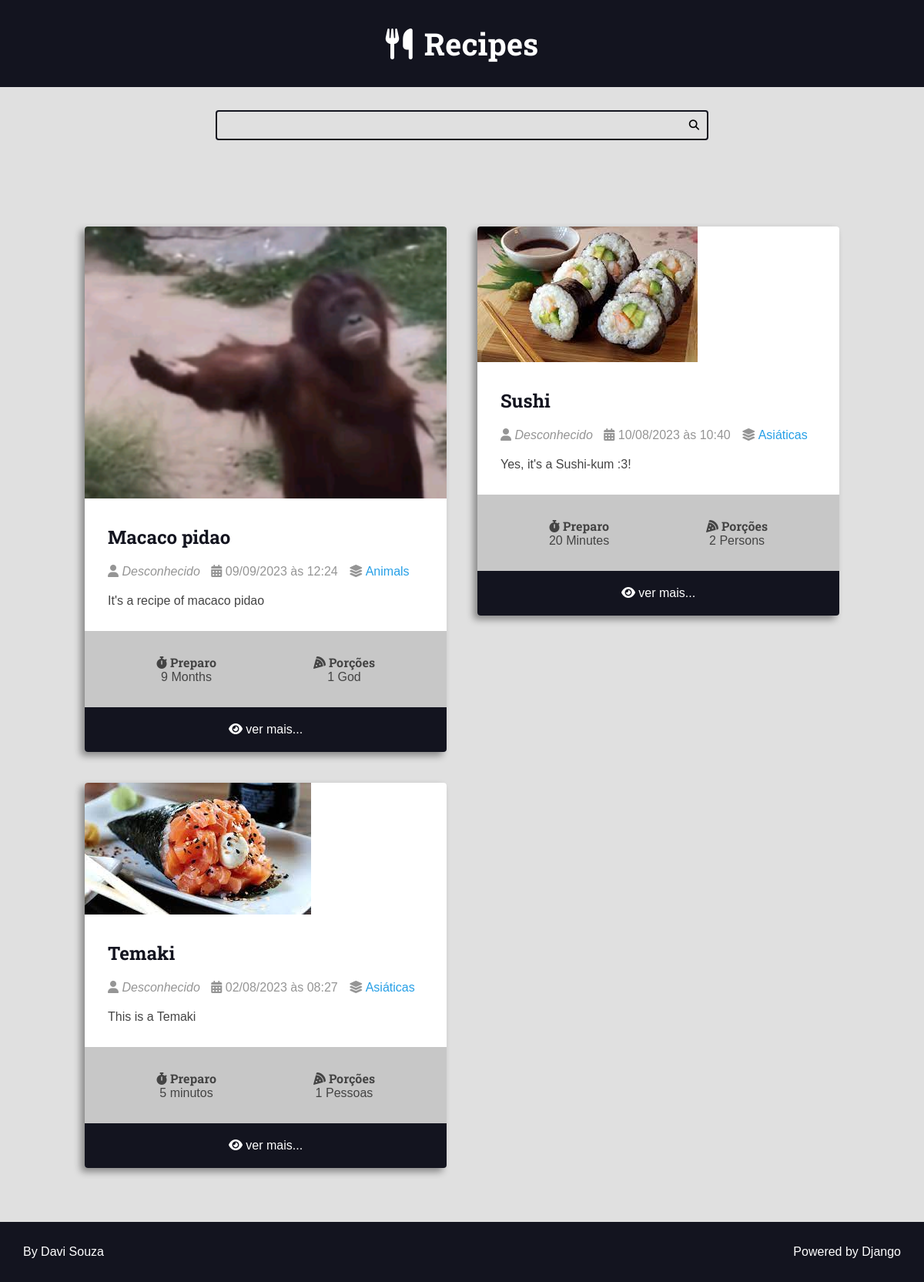
The page / on the database its author committed.
### recipes/models.py (models this page shows, shortened)
class Recipe(models.Model):
    title = models.CharField(max_length=65)
    description = models.CharField(max_length=165)
    slug = models.SlugField(blank=True, unique=True)
    preparation_time = models.IntegerField()
    preparation_time_unit = models.CharField(max_length=65)
    servings = models.IntegerField()
    servings_unit = models.CharField(max_length=65)
    preparation_steps = models.TextField()
    preparation_steps_is_html = models.BooleanField(default=False)
    created_at = models.DateTimeField(auto_now_add=True)
    updated_at = models.DateTimeField(auto_now=True)
    is_published = models.BooleanField(default=False)
    cover = models.ImageField(
        upload_to='recipes/covers/%Y/%m/%d/', blank=True, null=True)
    category = models.ForeignKey(
        Category, on_delete=models.SET_NULL, null=True, blank=True,
        default=None)
    author = models.ForeignKey(
        Authors, on_delete=models.SET_NULL, null=True)

class Category(models.Model):
    name = models.CharField(max_length=65)

### recipes/views.py (the view)
# urls.py: 2. Add a URL to urlpatterns:  path('', views.home, name='home')
def home(request):
    recipes = Recipe.objects.filter(
        is_published=True).order_by('-created_at')
    page_obj, pagination_range = make_pagination(request, recipes, PER_PAGE)
    context = {'recipes': page_obj,
               'not_recipes': True,
               'pagination_range': pagination_range, }
    if not recipes:
        return render(request, 'recipes/pages/404_error.html', context,
                      status=404)
    return render(request, 'recipes/pages/home.html', context, status=200)

### utils/pagination.py (called while the page is built)
def make_pagination(request, queryset, per_page, qty_pages=4):
    try:
        current_page = int(request.GET.get('page', 1))
    except ValueError:
        current_page = 1
    paginator = Paginator(queryset, per_page)
    page_obj = paginator.get_page(current_page)
    pagination_range = make_pagination_range(
        paginator.page_range,
        qty_pages,
        current_page
    )
    return page_obj, pagination_range

### recipes/templates/recipes/pages/home.html (shortened to what this page needs)
{% extends 'global/base.html' %}
{% block content %}
    <br><br>{% include "authors/partials/login_message.html" %}<br><br>
    <div class="main-content main-content-list container">
        {% for recipe in recipes %}
            {% include '../partials/recipe-cards.html' %}
        {% endfor %}
    </div>
{% endblock content %}

### recipes/templates/recipes/partials/recipe-cards.html (shortened to what this page needs)
<div class="recipe recipe-list-item">
    <div class="recipe-cover">
        {% if recipe.cover %}
        <a href="{% url 'recipes:recipe' recipe.slug %}">
            <img src="{{recipe.cover.url}}" alt="Temp">
        </a>
        {% endif %}
    </div>
    <div class="recipe-title-container">
        <h2 class="recipe-title">
            <a href="{% url 'recipes:recipe' recipe.slug %}">
                {{recipe.title}}
            </a>
        </h2>
    </div>
    <div class="recipe-author">
        <span class="recipe-author-item">
            <i class="fas fa-user"></i>
            {% if recipe.author is not None %}
            {% if recipe.author.first_name %}
            {{recipe.author.first_name}} {{recipe.author.last_name}}
            {% else %}
            {{recipe.author.username}}
            {% endif %}
            {% else %}
            <em>Desconhecido</em>
            {% endif %}
        </span>
        <span class="recipe-author-item">
            <i class="fas fa-calendar-alt"></i>
            {{recipe.created_at|date:"d/m/Y"}} às {{recipe.created_at|date:"H:i"}}
        </span>
        {% if recipe.category is not None %}
        <span class="recipe-author-item">
            <i class="fas fa-layer-group"></i>
            <span> <a href="{% url 'recipes:category' recipe.category.id %}"> {{recipe.category.name}} </a> </span>
        </span>
        {% endif %}
    </div>
    <div class="recipe-content">
        <p> {{recipe.description}} </p>
    </div>
    <div class="recipe-meta-container">
        <div class="recipe-meta recipe-preparation">
            <h3 class="recipe-meta-title"><i class="fas fa-stopwatch"></i> Preparo</h3>
            <div class="recipe-meta-text">
                {{recipe.preparation_time}} {{recipe.preparation_time_unit}}
            </div>
        </div>
        <div class="recipe-meta recipe-servings">
            <h3 class="recipe-meta-title"><i class="fas fa-pizza-slice"></i> Porções</h3>
            <div class="recipe-meta-text">
                {{recipe.servings}} {{recipe.servings_unit}}
            </div>
        </div>
    </div>
    {% if not is_detail_page %}
    <footer class="recipe-footer">
        <a class="recipe-read-more button button-dark button-full-width" href="{% url 'recipes:recipe' recipe.slug%}">
            <i class="fas fa-eye"></i>
            <span>ver mais...</span>
        </a>
    </footer>
    {% endif %}
</div>

### static/global/css/styles.css (style rules this page uses)
:root { --color-primary: #269fe6; --color-primary-hover: #2086c2; --color-primary-dark: #13141f; --color-primary-dark-hover: #212336; --color-primary-light: #d4ecfa; --color-primary-light-hover: #bdd8e7; --color-white: #fff; --color-black: #000; --color-dark-text: #444; --color-info-light: #cce5ff; --color-debug-light: #cce5ff; --color-success-light: #d4edda; --color-alert-light: #fff3cd; --color-warning-light: #fff3cd; --color-error-light: #f8d7da; --color-info-dark: #4d86c4; --color-debug-dark: #4d86c4; --color-success-dark: #4a9c5d; --color-alert-dark: #927f40; --color-warning-dark: #927f40; --color-error-dark: #cc2e3b; --color-error-dark-hover: #b83842; --color-gray-0: #f9f9f9; --color-gray-1: #e0e0e0; --color-gray-2: #c7c7c7; --color-gray-3: #aeaeae; --color-gray-4: #959595; --color-gray-5: #7d7d7d; --color-gray-6: #646464; --color-gray-7: #4b4b4b; --color-gray-8: #323232; --color-gray-9: #191919; --font-primary: sans-serif; --font-headings: 'Roboto Slab', serif; --spacing-gutter-medium: 3rem; --spacing-gutter-large: 4rem; }
* { padding: 0; margin: 0; box-sizing: border-box; }
html { font-size: 62.5%; }
body { background: var(--color-gray-1); font-size: 1.6rem; font-family: var(--font-primary); color: var(--color-dark-text); }
h1, h2, h3, h4, h5, h6 { font-family: var(--font-headings); }
img { max-width: 100%; }
.container { max-width: 144rem; margin: 0 auto; padding: var(--spacing-gutter-medium); }
.main-content { padding-top: 0; }
.main-content-list { display: grid; grid-template-columns: repeat(auto-fit, minmax(340px, 1fr)); gap: var(--spacing-gutter-large); }
.recipe { background: var(--color-white); box-shadow: -5px 5px 10px rgba(0, 0, 0, .4); transform: scale(1); transition: all 250ms ease-in-out; border-radius: 4px; overflow: hidden; }
.recipe img { max-width: 100%; }
.recipe-list-item { max-width: 64rem; height: fit-content; }
.recipe-title-container { padding: var(--spacing-gutter-medium); padding-bottom: 2rem; }
.recipe-title-container a { text-decoration: none; color: var(--color-primary-dark) }
.recipe-author { padding: 0 var(--spacing-gutter-medium); }
.recipe-author a { color: var(--color-primary); transition: all 300ms ease-in-out; text-decoration: none; }
.recipe-author-item { color: var(--color-gray-4); margin-right: 1rem; }
.recipe-content { padding: var(--spacing-gutter-medium); padding-top: 2rem; }
.recipe-meta-container { justify-content: center; display: flex; flex-flow: row wrap; padding: var(--spacing-gutter-medium); background: var(--color-gray-2); }
.recipe-meta { display: flex; flex-flow: column nowrap; flex-shrink: 1; flex-grow: 1; text-align: center; }
.recipe-meta-title { font-size: 1.6rem; }
.recipe-footer a { background: var(--color-primary-dark); display: block; color: var(--color-white); text-decoration: none; text-align: center; padding: 2rem var(--spacing-gutter-medium); transition: all 300ms ease-in-out; }

### rows shown on the page
Recipe: cover (picture), title "Macaco pidao", shows "Desconhecido", created_at "09/09/2023", created_at "12:24", category.name "Animals", description "It's a recipe of macaco pidao", preparation_time "9", preparation_time_unit "Months", servings "1", servings_unit "God"
Recipe: cover (picture), title "Sushi", shows "Desconhecido", created_at "10/08/2023", created_at "10:40", category.name "Asiáticas", description "Yes, it's a Sushi-kum :3!", preparation_time "20", preparation_time_unit "Minutes", servings "2", servings_unit "Persons"
Recipe: cover (picture), title "Temaki", shows "Desconhecido", created_at "02/08/2023", created_at "08:27", category.name "Asiáticas", description "This is a Temaki", preparation_time "5", preparation_time_unit "minutos", servings "1", servings_unit "Pessoas"
